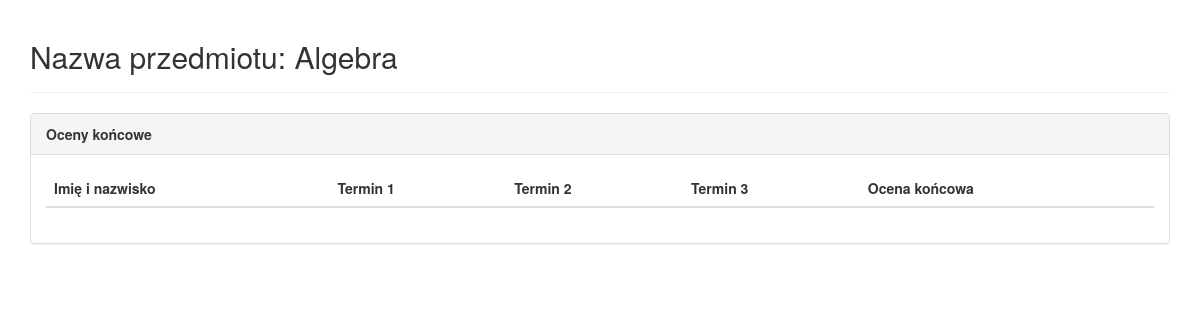
Before: /teacher/changegrades/1 (signed in) with the older database file.
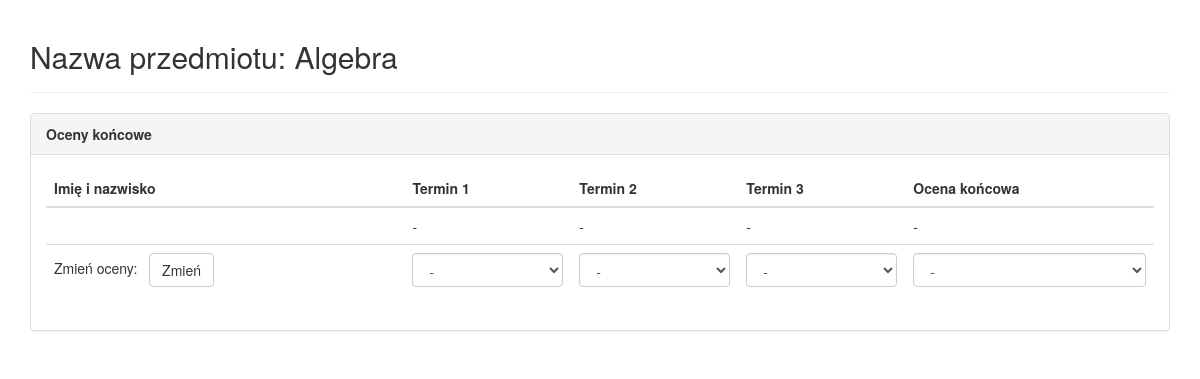
After: the same page with the newer database file.
### database/models.py (models this page shows, shortened)
class SubjectsStudents(models.Model):
    TERM_CHOICES = (
        (1, '1'),
        (2, '2'),
        (3, '3'),
        (4, '4'),
        (5, '5'),
        (6, '6'),
        (7, '7'),
        (8, '8'),
        (9, '9'),
        (10, '10')
    )
    student_id = models.ForeignKey(Student,blank=True,null=True)
    subject_id = models.ForeignKey(Subject,blank=True,null=True)
    final_grade_id = models.OneToOneField(FinalGrade,blank=True,null=True)
    term_number = models.IntegerField(choices=TERM_CHOICES,default='1',blank=True,null=True)

class FinalGrade(models.Model):
    GRADE_CHOICES = (
        ('2.0', '2.0'),
        ('3.0', '3.0'),
        ('3.5', '3.5'),
        ('4.0', '4.0'),
        ('4.5', '4.5'),
        ('5.0', '5.0'),
        ('zal', 'zal'),
        ('nb', 'nb'),
        ('-','-')
    )
    student_id = models.ForeignKey(Student)
    subsubject_id = models.ForeignKey(Subsubject)
    final_value = models.CharField(max_length=3, default='-',choices=GRADE_CHOICES)
    final_date = models.DateTimeField(blank=True,null=True)
    term1_value = models.CharField(max_length=3, default='-',choices=GRADE_CHOICES)
    term1_date = models.DateTimeField(blank=True,null=True)
    term2_value = models.CharField(max_length=3, default='-',choices=GRADE_CHOICES)
    term2_date = models.DateTimeField(blank=True,null=True)
    term3_value = models.CharField(max_length=3, default='-',choices=GRADE_CHOICES)
    term3_date = models.DateTimeField(blank=True,null=True)

### database/views.py (the view)
# urls.py: url(r'^teacher/changegrades/(?P<sbjct_id>[0-9]+)$', views.teacherviewsubjectfinalgrades, name='teacherviewsubjectfinalgrades'),
def teacherviewsubjectfinalgrades(request, sbjct_id):
    if request.user.is_authenticated():
        try:
            te = Teacher.objects.get(user=request.user)
            subject = Subject.objects.get(pk=sbjct_id)
            if subject.teacher_id != te:
                return HttpResponse("Nie prowadzisz tego przedmiotu")
            subjectsStudents = (subjectStudent for subjectStudent in SubjectsStudents.objects.filter(subject_id=sbjct_id))
            return render(request, 'database/teacherfinalgrades.html', {'teacher': te, 'subject': subject, 'subjectsStudents': subjectsStudents})
        except Teacher.DoesNotExist:
            return HttpResponse("Nie ma nauczyciela")
        except Subject.DoesNotExist:
            return HttpResponse("Brak przedmiotu")
    else:
        return HttpResponse("Niezalogowany")

### database/templates/database/teacherfinalgrades.html (shortened to what this page needs)
<!DOCTYPE html>
<html lang="en">
<head>
  <link rel="stylesheet" href="http://maxcdn.bootstrapcdn.com/bootstrap/3.3.4/css/bootstrap.min.css">
</head>
<body>
<div class="container">
<div class="page-header">
<h2>Nazwa przedmiotu: {{subject.name}}</h2>
</div>
<div class="panel panel-default">
<div class="panel-heading"><b>Oceny końcowe</b></div>
<div class="panel-body">
<table class="table table-hover">
				<thead>
				  <tr>
					<th>Imię i nazwisko</th>
					<th>Termin 1</th>
					<th>Termin 2</th>
					<th>Termin 3</th>
					<th>Ocena końcowa</th>
				  </tr>
				</thead>
				<tbody>
				{% for subjectStudent in subjectsStudents %}
					<tr><td><b>{{subjectStudent.student_id.user.first_name}} {{subjectStudent.student_id.user.last_name}}</b></td><td>{{subjectStudent.final_grade_id.term1_value}}</td><td>{{subjectStudent.final_grade_id.term2_value}}</td><td>{{subjectStudent.final_grade_id.term3_value}}</td><td>{{subjectStudent.final_grade_id.final_value}}</td></tr>
					<form action="{% url 'teacherchangegrade' %}" method='post'>
					<tr><td>Zmień oceny: &nbsp; <input type="submit" class="btn btn-default" value="Zmień" /></td>
					<td>
						<select name="term1" class="form-control">
							<option {% if subjectStudent.final_grade_id.term1_value == '-' %} selected="selected" {% endif %}>-</option>
						</select>
					</td>
					<td>
						<select name="term2" class="form-control">
							<option {% if subjectStudent.final_grade_id.term2_value == '-' %} selected="selected" {% endif %}>-</option>
						</select>
					</td>
					<td>
						<select name="term3" class="form-control">
							<option {% if subjectStudent.final_grade_id.term3_value == '-' %} selected="selected" {% endif %}>-</option>
						</select>
					</td>
					<td>
						<select name="final" class="form-control">
							<option {% if subjectStudent.final_grade_id.final_value == '-' %} selected="selected" {% endif %}>-</option>
						</select>
					</td>
					</tr>
				{% endfor %}
				</tbody>
			  </table>
</div>
</div>
</div>
</body>
</html>

Changed rows visible on the page:
added SubjectsStudents: final_grade_id.term1_value "-", final_grade_id.term2_value "-", final_grade_id.term3_value "-", final_grade_id.final_value "-", term1 "-", term2 "-", term3 "-", final "-"
